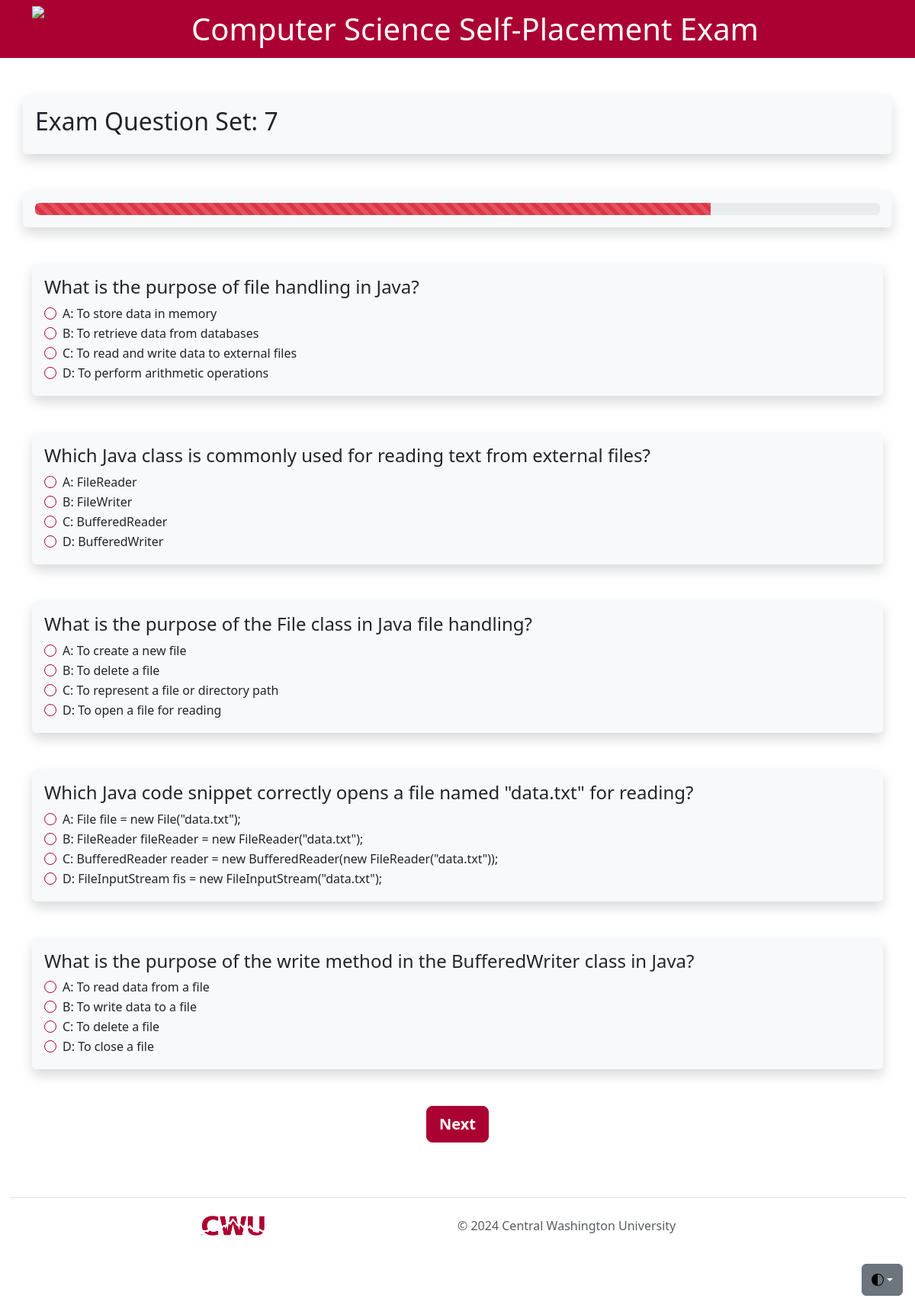
The page /QuizCore/CS111Q4.php on the database its author committed.
### tables this page shows
CREATE TABLE IF NOT EXISTS questions(
    question_id INT AUTO_INCREMENT,
    difficulty INT NOT NULL,
    question_body VARCHAR(500) NOT NULL,
    answer_1 VARCHAR(200) NOT NULL,
    answer_2 VARCHAR(200) NOT NULL,
    answer_3 VARCHAR(200) NOT NULL,
    answer_4 VARCHAR(200) NOT NULL,
    question_answer VARCHAR(200) NOT NULL,
    PRIMARY KEY(question_id)
);

### QuizCore/CS111Q4.php (the view, shortened to what this page needs)
<?php
$conn = mysqli_connect($_SESSION['servername'], $_SESSION['username'], $_SESSION['password'], $_SESSION['dbname']);
$select = "SELECT * FROM questions WHERE difficulty = '7'";
$result = $conn->query($select);
require_once 'testheader.php';
require_once 'functions.php';
?>
<div class="container shadow p-3 my-5 bg-body-tertiary rounded">
	<h2>Exam Question Set: 7</h2>
</div>
<?php echo generateProgressBar(80); ?>
<div class="container">
	<form id="Q1" method="post" action="#">
		<?php
		if ($result->num_rows > 0) {
			while ($row = $result->fetch_assoc()) {
				echo '<div class="container shadow p-3 my-5 bg-body-tertiary rounded">';
				echo '<h4>' . $row["question_body"] . '</h4>';
				echo '<div class="form-check">';
				echo '<input class="form-check-input" type="radio" id="'  . $row["question_id"] . '-A" name="' . $row["question_id"] . '" value="' . $row["answer_1"] . '" required>';
				echo '<label class="form-check-label" for="'  . $row["question_id"] . '-A">A: ' . $row["answer_1"] . '</label><br>';
				echo '</div>';
				echo '<div class="form-check">';
				echo '<input class="form-check-input" type="radio" id="'  . $row["question_id"] . '-B" name="' . $row["question_id"] . '" value="' . $row["answer_2"] . '" required>';
				echo '<label class="form-check-label" for="'  . $row["question_id"] . '-B">B: ' . $row["answer_2"] . '</label><br>';
				echo '</div>';
				echo '<div class="form-check">';
				echo '<input class="form-check-input" type="radio" id="'  . $row["question_id"] . '-C" name="' . $row["question_id"] . '" value="' . $row["answer_3"] . '" required>';
				echo '<label class="form-check-label" for="'  . $row["question_id"] . '-C">C: ' . $row["answer_3"] . '</label><br>';
				echo '</div>';
				echo '<div class="form-check">';
				echo '<input class="form-check-input" type="radio" id="'  . $row["question_id"] . '-D" name="' . $row["question_id"] . '" value="' . $row["answer_4"] . '" required>';
				echo '<label class="form-check-label" for="'  . $row["question_id"] . '-D">D: ' . $row["answer_4"] . '</label><br>';
				echo '</div>';
				echo '</div>';
			}
		}
		?>
		<div class="container d-grid gap-2 d-md-grid justify-content-md-center">
			<input type="submit" value="Next" class="btn btn-lg btn-bd-red">
		</div>
	</form>
</div>
<?php
require_once 'testfooter.php';
?>

### QuizCore/testheader.php (style rules this page uses)
html, body { height: 100%; }
.form-check-input { border: var(--bs-border-width) solid #ab0032; }
.btn-bd-red { --bd-violet-bg: #ab0032; --bd-violet-rgb: 112.520718, 44.062154, 249.437846; --bs-btn-font-weight: 600; --bs-btn-color: var(--bs-white); --bs-btn-bg: var(--bd-violet-bg); --bs-btn-border-color: var(--bd-violet-bg); --bs-btn-hover-color: var(--bs-white); --bs-btn-hover-bg: #ab0033d1; --bs-btn-hover-border-color: #b0033d1; --bs-btn-focus-shadow-rgb: var(--bd-violet-rgb); --bs-btn-active-color: var(--bs-btn-hover-color); --bs-btn-active-bg: #ab0033c0; --bs-btn-active-border-color: #ab0033c0; }

### rows shown on the page
questions: question_body "What is the purpose of file handling in Java?", answer_1 "To store data in memory", answer_2 "To retrieve data from databases", answer_3 "To read and write data to external files", answer_4 "To perform arithmetic operations"
questions: question_body "Which Java class is commonly used for reading text from external files?", answer_1 "FileReader", answer_2 "FileWriter", answer_3 "BufferedReader", answer_4 "BufferedWriter"
questions: question_body "What is the purpose of the File class in Java file handling?", answer_1 "To create a new file", answer_2 "To delete a file", answer_3 "To represent a file or directory path", answer_4 "To open a file for reading"
questions: question_body "Which Java code snippet correctly opens a file named \"data.txt\" for reading?", answer_1 "File file = new File(\"data.txt\");", answer_2 "FileReader fileReader = new FileReader(\"data.txt\");", answer_3 "BufferedReader reader = new BufferedReader(new FileReader(\"data.txt\"));", answer_4 "FileInputStream fis = new FileInputStream(\"data.txt\");"
questions: question_body "What is the purpose of the write method in the BufferedWriter class in Java?", answer_1 "To read data from a file", answer_2 "To write data to a file", answer_3 "To delete a file", answer_4 "To close a file"
